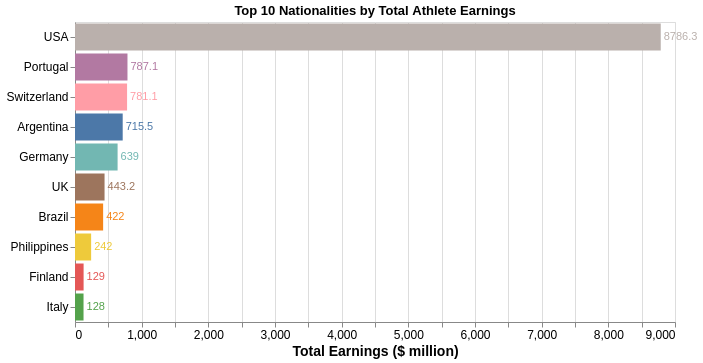

Notebook code cell kept with this figure:
### Code cell
nationality_chart = alt.Chart(top_nationalities).mark_bar().encode(
    alt.X('earnings ($ million):Q', title = 'Total Earnings ($ million)'),
    alt.Y('Nationality:N', sort = '-x', title = ''),
    color = alt.Color('Nationality:N', legend = None),
    tooltip = ['Nationality', 'earnings ($ million)']
).properties(
    title = 'Top 10 Nationalities by Total Athlete Earnings',
    width=600,
    height=300
)

text = nationality_chart.mark_text(
    align = 'left',
    baseline = 'middle',
    dx = 3
).encode(
    text = 'earnings ($ million):Q'
)

final_chart = (nationality_chart + text).configure_axis(
    labelFontSize = 12,
    titleFontSize = 14
)

final_chart

### Figure 1 — Vega-Lite specification as saved in the notebook (floating-point values rounded to 4 significant figures)
{"config": {"view": {"continuousWidth": 300, "continuousHeight": 300}, "axis": {"labelFontSize": 12, "titleFontSize": 14}}, "layer": [{"mark": {"type": "bar"}, "encoding": {"color": {"field": "Nationality", "legend": null, "type": "nominal"}, "tooltip": [{"field": "Nationality", "type": "nominal"}, {"field": "earnings ($ million)", "type": "quantitative"}], "x": {"field": "earnings ($ million)", "title": "Total Earnings ($ million)", "type": "quantitative"}, "y": {"field": "Nationality", "sort": "-x", "title": "", "type": "nominal"}}, "title": "Top 10 Nationalities by Total Athlete Earnings"}, {"mark": {"type": "text", "align": "left", "baseline": "middle", "dx": 3}, "encoding": {"color": {"field": "Nationality", "legend": null, "type": "nominal"}, "text": {"field": "earnings ($ million)", "type": "quantitative"}, "tooltip": [{"field": "Nationality", "type": "nominal"}, {"field": "earnings ($ million)", "type": "quantitative"}], "x": {"field": "earnings ($ million)", "title": "Total Earnings ($ million)", "type": "quantitative"}, "y": {"field": "Nationality", "sort": "-x", "title": "", "type": "nominal"}}, "title": "Top 10 Nationalities by Total Athlete Earnings"}], "data": {"name": "data-db428d6bd11dfa603fb9a617bd76257e"}, "height": 300, "width": 600, "$schema": "https://vega.github.io/schema/vega-lite/v5.20.1.json", "datasets": {"data-db428d6bd11dfa603fb9a617bd76257e": [{"Nationality": "USA", "earnings ($ million)": 8786.0}, {"Nationality": "Portugal", "earnings ($ million)": 787.1}, {"Nationality": "Switzerland", "earnings ($ million)": 781.1}, {"Nationality": "Argentina", "earnings ($ million)": 715.5}, {"Nationality": "Germany", "earnings ($ million)": 639.0}, {"Nationality": "UK", "earnings ($ million)": 443.2}, {"Nationality": "Brazil", "earnings ($ million)": 422.0}, {"Nationality": "Philippines", "earnings ($ million)": 242.0}, {"Nationality": "Finland", "earnings ($ million)": 129.0}, {"Nationality": "Italy", "earnings ($ million)": 128.0}]}}
